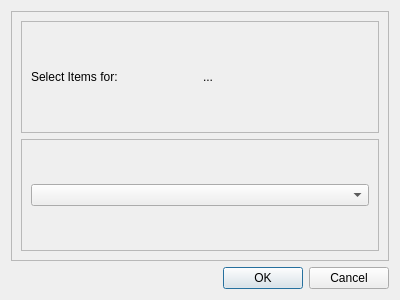
<?xml version="1.0" encoding="UTF-8"?>
<ui version="4.0">
 <class>Dialog</class>
 <widget class="QDialog" name="Dialog">
  <property name="geometry">
   <rect>
    <x>0</x>
    <y>0</y>
    <width>400</width>
    <height>300</height>
   </rect>
  </property>
  <property name="windowTitle">
   <string>Dialog</string>
  </property>
  <layout class="QVBoxLayout" name="verticalLayout">
   <item>
    <widget class="QFrame" name="frame">
     <property name="frameShape">
      <enum>QFrame::StyledPanel</enum>
     </property>
     <property name="frameShadow">
      <enum>QFrame::Raised</enum>
     </property>
     <layout class="QVBoxLayout" name="verticalLayout_2">
      <item>
       <widget class="QFrame" name="frame_3">
        <property name="frameShape">
         <enum>QFrame::StyledPanel</enum>
        </property>
        <property name="frameShadow">
         <enum>QFrame::Raised</enum>
        </property>
        <layout class="QHBoxLayout" name="horizontalLayout">
         <item>
          <widget class="QLabel" name="label">
           <property name="text">
            <string>Select Items for: </string>
           </property>
          </widget>
         </item>
         <item>
          <widget class="QLabel" name="name_label">
           <property name="text">
            <string>...</string>
           </property>
          </widget>
         </item>
        </layout>
       </widget>
      </item>
      <item>
       <widget class="QFrame" name="multi_select_frame">
        <property name="frameShape">
         <enum>QFrame::StyledPanel</enum>
        </property>
        <property name="frameShadow">
         <enum>QFrame::Raised</enum>
        </property>
        <layout class="QHBoxLayout" name="horizontalLayout_2">
         <item>
          <widget class="QComboBox" name="category_combo"/>
         </item>
        </layout>
       </widget>
      </item>
     </layout>
    </widget>
   </item>
   <item>
    <widget class="QDialogButtonBox" name="buttonBox">
     <property name="orientation">
      <enum>Qt::Horizontal</enum>
     </property>
     <property name="standardButtons">
      <set>QDialogButtonBox::Cancel|QDialogButtonBox::Ok</set>
     </property>
    </widget>
   </item>
  </layout>
 </widget>
 <resources/>
 <connections>
  <connection>
   <sender>buttonBox</sender>
   <signal>accepted()</signal>
   <receiver>Dialog</receiver>
   <slot>accept()</slot>
   <hints>
    <hint type="sourcelabel">
     <x>248</x>
     <y>254</y>
    </hint>
    <hint type="destinationlabel">
     <x>157</x>
     <y>274</y>
    </hint>
   </hints>
  </connection>
  <connection>
   <sender>buttonBox</sender>
   <signal>rejected()</signal>
   <receiver>Dialog</receiver>
   <slot>reject()</slot>
   <hints>
    <hint type="sourcelabel">
     <x>316</x>
     <y>260</y>
    </hint>
    <hint type="destinationlabel">
     <x>286</x>
     <y>274</y>
    </hint>
   </hints>
  </connection>
 </connections>
</ui>
